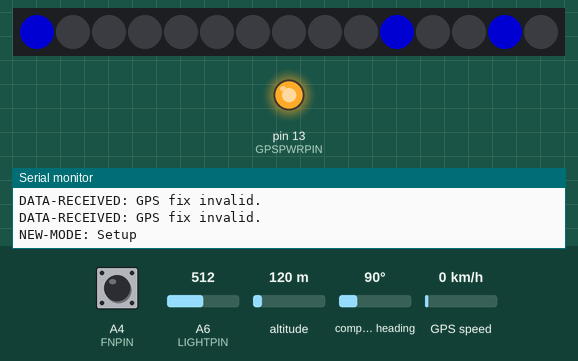
This program was run on a simulated Teensy 3. Shown: 15 RGB LEDs in strip order, left to right, output pins drawn as LEDs (lit = HIGH), the last lines printed to the serial monitor. The inputs (shaded band) are chosen by the test bench; at power-on: A4 (FNPIN) HIGH, A6 (LIGHTPIN) = 512, altitude 120 m, compass heading 90°, GPS speed 0 km/h. Dim RGB values are drawn brighter than linear; the GPS gets a fix after 3 s at 37.7749, -122.4194 with 8 satellites.

Above: at 2.6 s.
3.3 s: A4 (FNPIN) pulled LOW for 3.2 s
At 4.3 s:
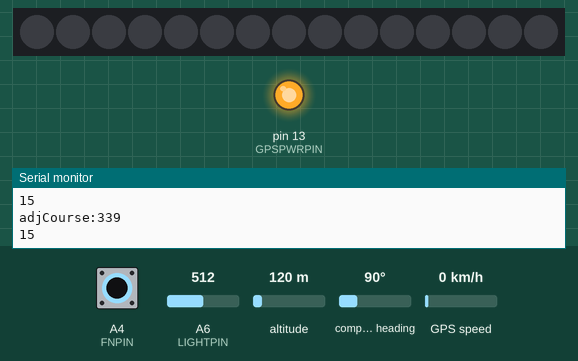
At 5.3 s:
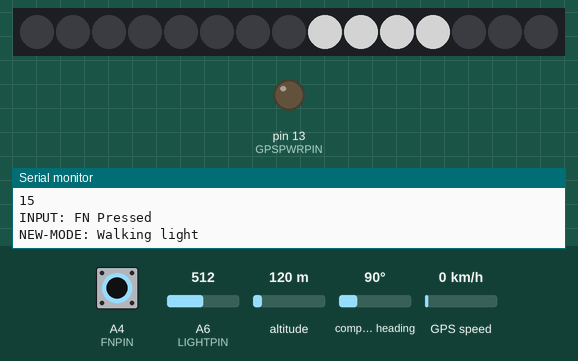
8.0 s: A4 (FNPIN) pulled LOW for 0.15 s
At 8.5 s:
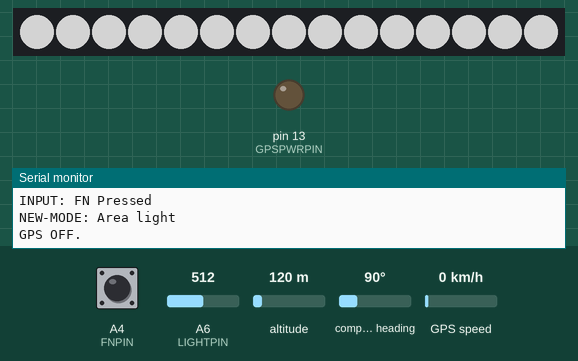
9.6 s: A6 (LIGHTPIN) set to 716
13.5 s: A6 (LIGHTPIN) set to 992
18.5 s: A6 (LIGHTPIN) set to 306
Timing chart, 0 to 21.5 s (numbered marks = the images above; inputs shaded):
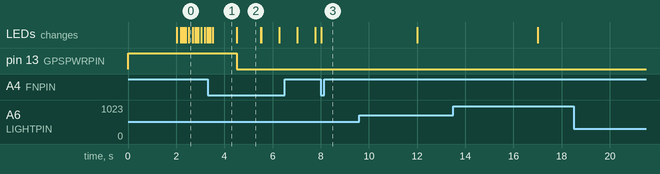

The program:

main.cpp
```cpp
#include <Arduino.h>
#include <TinyGPS++.h>
#include <WS2812FX.h>
#include <EasyTransfer.h>

// Input switch setup
#define FNPIN        18  // aka Pin 18 D18
int inputInterval = 300; // Check 10x/sec.
unsigned int inputCheck = 0; // Next service timer.
bool btnFn = false;

// Light sensor setup
const int LIGHTPIN = A6; // aka Analog A6 Pin20
int lightInterval = 5000; // Check every 5 secs.
unsigned int lightCheck = 0; // Next service timer.
byte sensorLight = 0; //Stores current light Level percentage.
byte brightLevel = 0;

// Battery Voltage setup
const int BATTPIN = A0; // aka Analog A0 Pin14
int battInterval = 30000; // Check every 30 secs.
unsigned int battCheck = 0; // Next service timer.
const int battFactor = 777; // Conversion factor.
//float battPct = 0; //Stores current light Level percentage.

// Pixel processing setup
#define PIXELPIN     17 // aka Pin 17 D17 for Teensy Special led driver hw
#define NUMPIXELS    15
WS2812FX ws2812fx = WS2812FX(NUMPIXELS, PIXELPIN, NEO_GRB + NEO_KHZ800);

// GPS processing setup
#define GPSPWRPIN    13 // aka Pin 13 D13. High to power up GPS. Serial2 RX,TX D9, D10 Pin 9,Pin10
#define PMTK_SET_NMEA_OUTPUT_RMCONLY "$PMTK314,0,1,0,0,0,0,0,0,0,0,0,0,0,0,0,0,0,0,0*29"
TinyGPSPlus gps;
double distance = 0;
double courseTo = 0;
bool gpsEnabled = true;

// COM Serial Setup
// Esp serial comms on Serial3 - RX D7, TX D8
EasyTransfer ETIn, ETOut;
struct ESP_DATA{ //put your variable definitions here for the data you want to receive
  double destLon;
  double destLat;
};
struct TEENSY_DATA{ //put your variable definitions here for the data you want to receive
  float battPct;
  byte mode;
  double myLon;
  double myLat;
  double course;
};
ESP_DATA espData;
TEENSY_DATA tnsyData;

//byte mode = 0;
bool modeInitd = false;
double lastCourse = 0;
double lastCourseTo = 0;

void gpsUpdate() {
  if (gps.location.isValid()) {
    double newLat = 0;
    double newLon = 0;
    newLat = gps.location.lat();
    newLon = gps.location.lng();
    if ((newLat != tnsyData.myLat) || (newLon != tnsyData.myLon)) {
      tnsyData.myLon = newLon;
      tnsyData.myLat = newLat;
      distance = gps.distanceBetween(tnsyData.myLat,tnsyData.myLon,espData.destLat,espData.destLon) / 1000.0;
      courseTo = gps.courseTo(tnsyData.myLat,tnsyData.myLon,espData.destLat,espData.destLon);
      tnsyData.course = gps.course.deg();
      Serial.println();
      Serial.println("DATA-RECEIVED: GPS");
      Serial.print(tnsyData.myLat, 6);
      Serial.print(F(","));
      Serial.println(tnsyData.myLon, 6);
      Serial.print("Distance m: ");
      Serial.println(distance*1000);
      Serial.print("Course: ");
      Serial.println(tnsyData.course);
      Serial.print("CourseCard: ");
      Serial.println(gps.cardinal(tnsyData.course));
      Serial.print("CourseTo: ");
      Serial.println(courseTo);
      Serial.print("CourseToCard: ");
      Serial.println(gps.cardinal(courseTo));
      ETOut.sendData();
    } else {
      //Serial.println("No GPS Change");
    }
  } else {
    Serial.println("DATA-RECEIVED: GPS fix invalid.");
  }
}

void setCourse() {
  if ((distance*1000) < 3) { // We're 3m or less - show "Arrived"
    // parameters: index, start, stop, mode, color, speed, reverse
    ws2812fx.setSegment(0, 0, 7, FX_MODE_BLINK, GREEN, 250, false); // segment 0 is led 0-7, the ring
    ws2812fx.start();
    Serial.println("Arrived.");
  } else {
    // CourseTo - Course = Adjusted Course
    int adjCourse = courseTo - tnsyData.course;
    adjCourse = adjCourse < 0 ? adjCourse+360 : adjCourse;
    Serial.print("adjCourse:");
    Serial.println(adjCourse);
    int quadrant = int(adjCourse / 22.5);
    Serial.println(quadrant);
    for (int i=0;i<8;i++) {
      ws2812fx.setPixelColor(i,BLACK);
    }
    ws2812fx.setPixelColor(quadrant,GREEN);
  }
}

void setup() {
  Serial.begin(19200); // Start USB monitor Serial.
  Serial.println("Starting TheTeensyStick.");
  pinMode(FNPIN,INPUT_PULLUP);
  pinMode(BATTPIN,INPUT);
  pinMode(LIGHTPIN,INPUT);
  inputCheck = millis() + inputInterval;
  battCheck = millis();
  ETIn.begin(details(espData),&Serial3);
  ETOut.begin(details(tnsyData),&Serial3);
  ws2812fx.init();
  ws2812fx.setBrightness(128);
  pinMode(GPSPWRPIN,OUTPUT);
  digitalWrite(GPSPWRPIN,HIGH);
  gpsEnabled = true;
  delay(2000);
  Serial2.begin(9600); // Start GPS Serial 2
  Serial2.println(PMTK_SET_NMEA_OUTPUT_RMCONLY); // turn on only the second sentence (GPRMC)
  Serial3.begin(19200);
  tnsyData.mode = 0;
}

void loop() {
  // Event Timer Processing.
  if (millis() > lightCheck) {     // Time to check for light level.
    lightCheck = millis() + lightInterval;
    byte valueAnalog = 0;
    valueAnalog = int(analogRead(LIGHTPIN) * 100/1023);
    valueAnalog = valueAnalog > 100 ? 100 : valueAnalog;
    valueAnalog = valueAnalog < 1 ? 1 : valueAnalog;
    sensorLight = valueAnalog;
    brightLevel = sensorLight*255/100;
    Serial.println("Light: ");
    Serial.println(sensorLight);
  }
  if (millis() > battCheck) {     // Time to check for battery level.
    battCheck = millis() + battInterval;
    float valueAnalog = 0;
    valueAnalog = analogRead(BATTPIN);
    valueAnalog = valueAnalog > 1023 ? 1023 : valueAnalog;
    valueAnalog = valueAnalog < 1 ? 1 : valueAnalog;
    tnsyData.battPct = valueAnalog*5/battFactor;
  }
  if (millis() > inputCheck) {     // Time to check for input buttons.
    inputCheck = millis() + inputInterval;
    if ((digitalRead(FNPIN) == LOW) && !(btnFn)) {
      Serial.println("INPUT: FN Pressed");
      btnFn = true;
    }
    if ((digitalRead(FNPIN) == HIGH) && (btnFn)) {
      Serial.println("INPUT: FN Released");
      btnFn = false;
    }
  }
  // End of event servicing.
  if (btnFn) {
    tnsyData.mode ++;
    tnsyData.mode = tnsyData.mode > 4 ? 0 : tnsyData.mode;
    inputCheck = millis() + 1000;
    btnFn = false;
    modeInitd = false;
  }
  while (Serial2.available() > 0) { // GPS Data is ready.
    if (gps.encode(Serial2.read())) {
      gpsUpdate();
    }
  }
  while (Serial3.available() > 0) { // ESP Data is ready.
    if (ETIn.receiveData()) {
      Serial.println();
      Serial.println("DATA-RECEIVED: ESP8266");
      Serial.print(espData.destLat, 6);
      Serial.print(F(","));
      Serial.println(espData.destLon, 6);
    }
  }
  ws2812fx.service();
  ws2812fx.setBrightness(brightLevel);
  switch (tnsyData.mode) { //0=setup, 1=findcache, 2=headlight walking, 3=headlight warn walking, 4= area light,
    case 0:
    // Setup Mode
      if (!modeInitd) {
        Serial.println("NEW-MODE: Setup");
        digitalWrite(GPSPWRPIN,HIGH);
        gpsEnabled = true;
        ws2812fx.stop();
        Serial2.begin(9600);
        Serial2.flush();
        // parameters: index, start, stop, mode, color, speed, reverse
        ws2812fx.setSegment(0, 0, 7, FX_MODE_SCAN, BLUE, 1000, false); // segment 0 is led 0-7, the ring
        ws2812fx.setSegment(1, 8, 11, FX_MODE_SCAN, BLUE, 1000, false); // segment 1 is leds 8-11 Front
        ws2812fx.setSegment(2, 12, 14, FX_MODE_SCAN, BLUE, 1000, false);  // segment 2 is leds 12-14 bottom side & rear
        ws2812fx.start();
        modeInitd = true;
      }
      if (tnsyData.battPct < 3.00) {
        ws2812fx.setSegment(0, 0, 7, FX_MODE_BLINK, RED, 500, false); // segment 0 is led 0
      } else {
        ws2812fx.setSegment(0, 0, 7, FX_MODE_SCAN, BLUE, 1000, false); // segment 0 is led 0
      }
    break;
    case 1:
    // FindCache Mode
      if (!modeInitd) {
        Serial.println("NEW-MODE: Find Cache");
        digitalWrite(GPSPWRPIN,HIGH);
        gpsEnabled = true;
        ws2812fx.stop();
        Serial2.begin(9600);
        Serial2.flush();
        // parameters: index, start, stop, mode, color, speed, reverse
        ws2812fx.setSegment(0, 0, 7, FX_MODE_STATIC, BLACK, 0, false); // segment 0 is led 0-7, the ring
        ws2812fx.setSegment(1, 8, 11, FX_MODE_STATIC, BLACK, 0, false); // segment 1 is leds 8-11 Front
        ws2812fx.setSegment(2, 12, 14, FX_MODE_STATIC, BLACK, 0, false);  // segment 2 is leds 12-14 bottom side & rear
        ws2812fx.start();
        modeInitd = true;
      }
      if ((lastCourse != tnsyData.course) || (lastCourseTo != courseTo)) {
        // Course Change
        setCourse();
      }
    break;
    case 2:
    // Headlight Walking Mode
      if (!modeInitd) {
        Serial.println("NEW-MODE: Walking light");
        digitalWrite(GPSPWRPIN,LOW);
        gpsEnabled = false;
        ws2812fx.stop();
        Serial2.end();
        ws2812fx.setSegment(0, 0, 7, FX_MODE_STATIC, BLACK, 0, false); // segment 0 is led 0-7, the ring
        ws2812fx.setSegment(1, 8, 11, FX_MODE_STATIC, WHITE, 0, false); // segment 1 is leds 8-11 Front
        ws2812fx.setSegment(2, 12, 14, FX_MODE_STATIC, BLACK, 0, false);  // segment 2 is leds 12-14 bottom side & rear
        ws2812fx.start();
        modeInitd = true;
      }
      if (tnsyData.battPct < 3.00) {
        ws2812fx.setSegment(0, 0, 0, FX_MODE_BLINK, RED, 500, false); // segment 0 is led 0
      } else {
        ws2812fx.setSegment(0, 0, 0, FX_MODE_STATIC, BLACK, 0, false); // segment 0 is led 0
      }
    break;
    case 3:
    // Headlight Warn Walking Mode
      if (!modeInitd) {
        Serial.println("NEW-MODE: Walking warning");
        digitalWrite(GPSPWRPIN,LOW);
        gpsEnabled = false;
        ws2812fx.stop();
        Serial2.end();
        ws2812fx.setSegment(0, 0, 7, FX_MODE_STATIC, BLACK, 0, false); // segment 0 is led 0-7, the ring
        ws2812fx.setSegment(1, 8, 10, FX_MODE_STATIC, WHITE, 0, false); // segment 1 is leds 8-10 Front
        ws2812fx.setSegment(2, 11, 14, FX_MODE_BLINK, YELLOW, 1500, false);  // segment 2 is leds 11-14 bottom
        ws2812fx.start();
        modeInitd = true;
      }
      if (tnsyData.battPct < 3.00) {
        ws2812fx.setSegment(0, 0, 0, FX_MODE_BLINK, RED, 500, false); // segment 0 is led 0
      } else {
        ws2812fx.setSegment(0, 0, 0, FX_MODE_STATIC, BLACK, 0, false); // segment 0 is led 0
      }
      break;
    case 4:
    // Area Light Mode
      if (!modeInitd) {
        Serial.println("NEW-MODE: Area light");
        Serial.println("GPS OFF.");
        digitalWrite(GPSPWRPIN,LOW);
        gpsEnabled = false;
        ws2812fx.stop();
        Serial2.end();
        ws2812fx.setSegment(0, 0, 7, FX_MODE_STATIC, WHITE, 0, false); // segment 0 is led 0-7, the ring
        ws2812fx.setSegment(1, 8, 11, FX_MODE_STATIC, WHITE, 0, false); // segment 1 is leds 8-11 Front
        ws2812fx.setSegment(2, 12, 14, FX_MODE_STATIC, WHITE, 0, false);  // segment 2 is leds 12-14 bottom side & rear
        ws2812fx.start();
        modeInitd = true;
      }
      if (tnsyData.battPct < 3.00) {
        ws2812fx.setSegment(0, 0, 0, FX_MODE_BLINK, RED, 500, false); // segment 0 is led 0
      } else {
        ws2812fx.setSegment(0, 0, 7, FX_MODE_STATIC, WHITE, 0, false); // segment 0 is led 0
      }
    break;
    default:
    // No Operation.
    break;
  }
}
```

Measured:
- after the input at 3.3 s, pin 13 (GPSPWRPIN): HIGH → LOW after 1.2 s; the LEDs: first differ from a run without the input after 0.21 s (image 1)
- after the input at 8.0 s, the LEDs: change at once (image 3)
- what the display in image 1 shows lasts 1.0 s, from 3.5 s to 4.5 s
